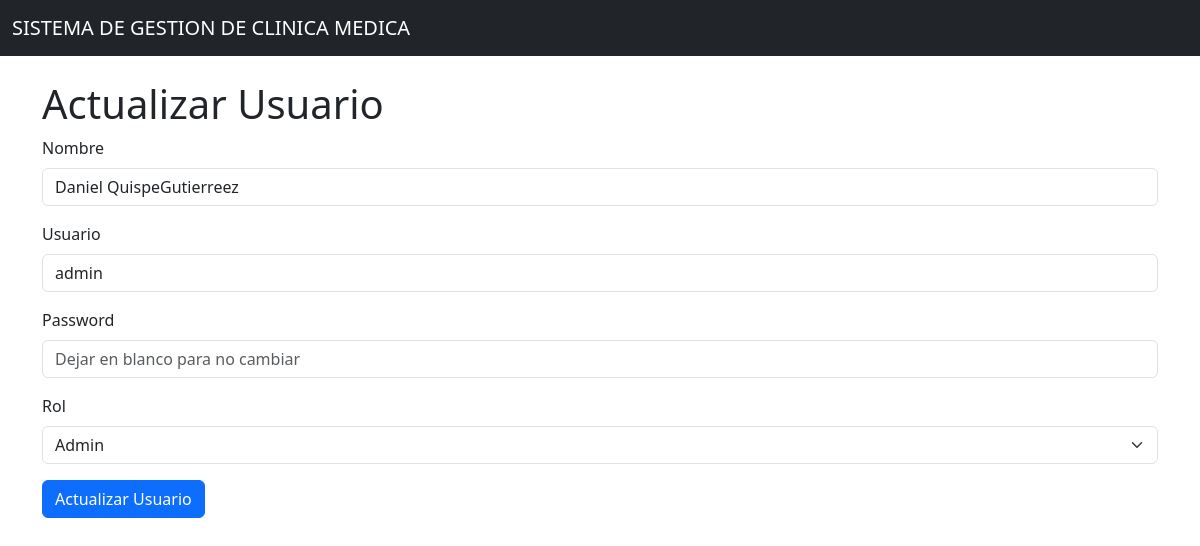
The app's page /usuarios/edit/1 with its own data.
### models/usuario_model.py (models this page shows, shortened)
class Usuario(db.Model):
    __tablename__ = "usuarios"
    id = db.Column(db.Integer, primary_key=True)
    nombre = db.Column(db.String(80), nullable=False)
    username = db.Column(db.String(20), unique=True, nullable=False)
    password = db.Column(db.String(200), nullable=False)
    rol = db.Column(db.String(20), nullable=False)
    @staticmethod
    def get_by_id(id):
        return Usuario.query.get(id)

### controllers/usuario_controller.py (the view, shortened to what this page needs)
@usuario_bp.route("/edit/<int:id>", methods=['GET', 'POST'])
def edit(id):
    usuario = Usuario.get_by_id(id)
    return usuario_view.edit(usuario)

### run.py (called while the page is built)
@app.context_processor
def inject_active_path():
    def is_active(path):
        return 'active' if request.path == path else ''
    return dict(is_active=is_active, session=session)

### views/usuario_view.py (called while the page is built)
def edit(usuario):
    return render_template('usuarios/edit.html', usuario=usuario)

### templates/usuarios/edit.html (shortened to what this page needs)
{% extends 'base.html' %}
{% block content %}
<h1>Actualizar Usuario</h1>
<form action="{{ url_for('usuario.edit', id=usuario.id) }}" method="POST">
  <div class="mb-3">
    <label class="form-label">Nombre</label>
    <input type="text" class="form-control" name="nombre" value="{{ usuario.nombre }}" required>
  </div>
  <div class="mb-3">
    <label class="form-label">Usuario</label>
    <input type="text" class="form-control" name="username" value="{{ usuario.username }}" required>
  </div>
  <div class="mb-3">
    <label class="form-label">Password</label>
    <input type="password" class="form-control" name="password" placeholder="Dejar en blanco para no cambiar">
  </div>
  <div class="mb-3">
    <label class="form-label">Rol</label>
    <select name="rol" class="form-select" required>
      <option value="admin" {% if usuario.rol == 'admin' %}selected{% endif %}>Admin</option>
    </select>
  </div>
  <button type="submit" class="btn btn-primary">Actualizar Usuario</button>
</form>
{% endblock %}

### records on screen
Usuario: nombre "Daniel QuispeGutierreez", username "admin", rol "Admin"
